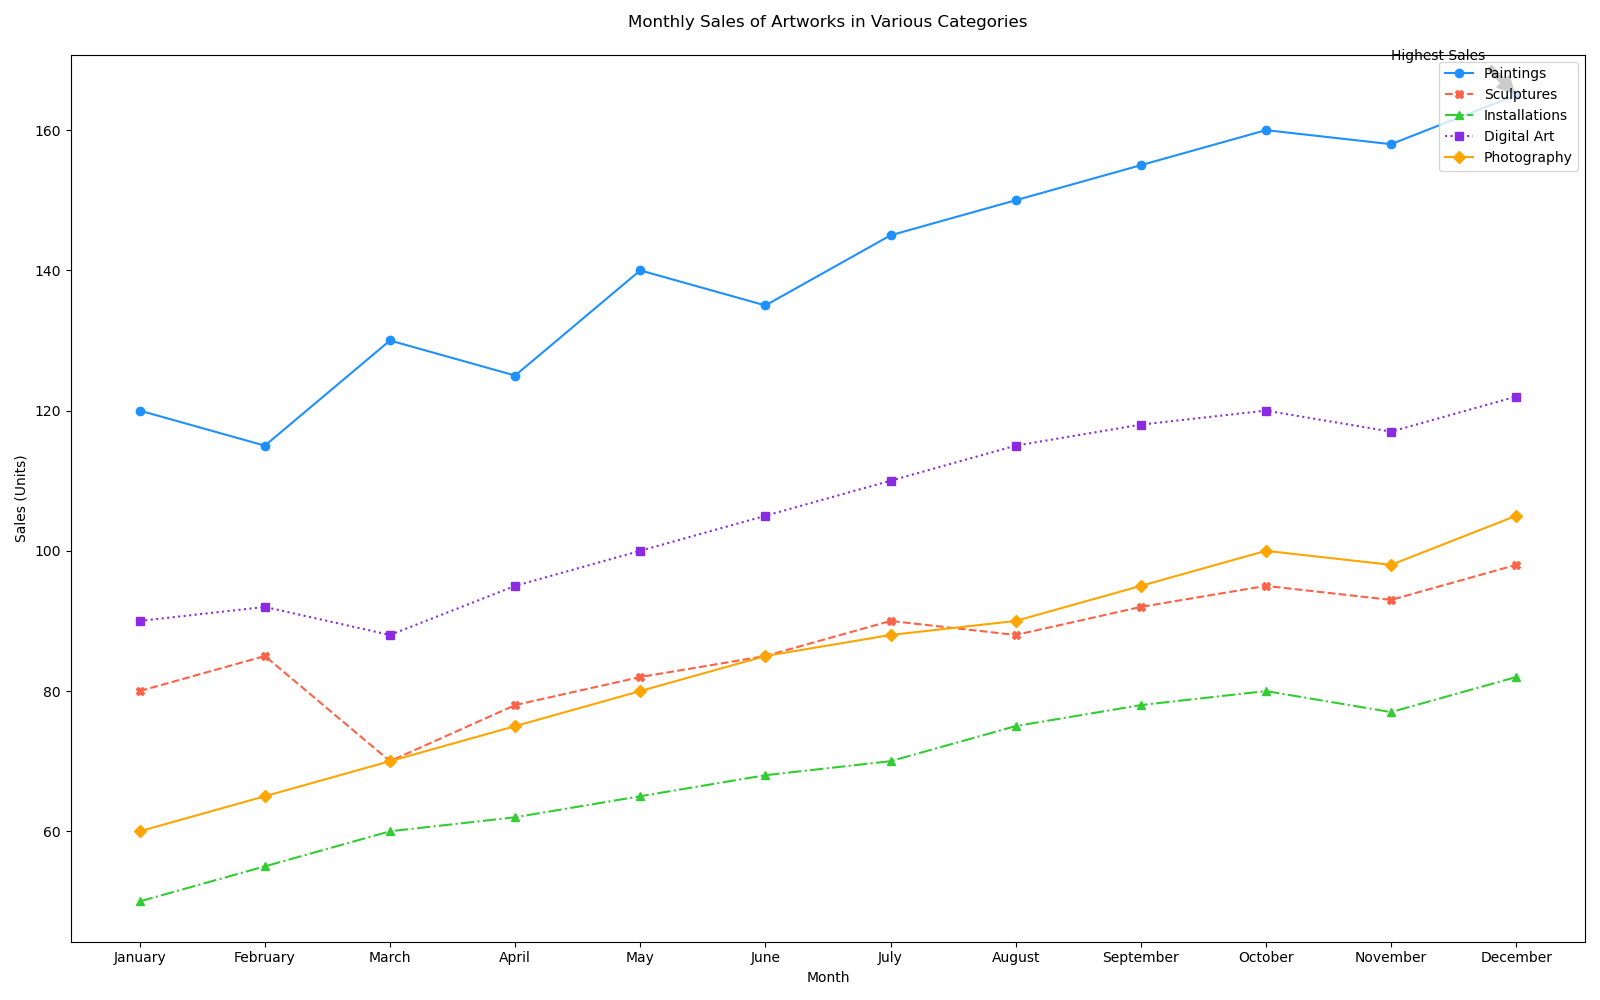

Source code (Python):

import matplotlib.pyplot as plt

# Data from the table
data = [
    {'Month': 'January', 'Paintings': 120, 'Sculptures': 80, 'Installations': 50, 'Digital Art': 90, 'Photography': 60},
    {'Month': 'February', 'Paintings': 115, 'Sculptures': 85, 'Installations': 55, 'Digital Art': 92, 'Photography': 65},
    {'Month': 'March', 'Paintings': 130, 'Sculptures': 70, 'Installations': 60, 'Digital Art': 88, 'Photography': 70},
    {'Month': 'April', 'Paintings': 125, 'Sculptures': 78, 'Installations': 62, 'Digital Art': 95, 'Photography': 75},
    {'Month': 'May', 'Paintings': 140, 'Sculptures': 82, 'Installations': 65, 'Digital Art': 100, 'Photography': 80},
    {'Month': 'June', 'Paintings': 135, 'Sculptures': 85, 'Installations': 68, 'Digital Art': 105, 'Photography': 85},
    {'Month': 'July', 'Paintings': 145, 'Sculptures': 90, 'Installations': 70, 'Digital Art': 110, 'Photography': 88},
    {'Month': 'August', 'Paintings': 150, 'Sculptures': 88, 'Installations': 75, 'Digital Art': 115, 'Photography': 90},
    {'Month': 'September', 'Paintings': 155, 'Sculptures': 92, 'Installations': 78, 'Digital Art': 118, 'Photography': 95},
    {'Month': 'October', 'Paintings': 160, 'Sculptures': 95, 'Installations': 80, 'Digital Art': 120, 'Photography': 100},
    {'Month': 'November', 'Paintings': 158, 'Sculptures': 93, 'Installations': 77, 'Digital Art': 117, 'Photography': 98},
    {'Month': 'December', 'Paintings': 165, 'Sculptures': 98, 'Installations': 82, 'Digital Art': 122, 'Photography': 105}
]

# Extracting months
months = [record['Month'] for record in data]

# Extracting data for each type of art
paintings = [record['Paintings'] for record in data]
sculptures = [record['Sculptures'] for record in data]
installations = [record['Installations'] for record in data]
digital_art = [record['Digital Art'] for record in data]
photography = [record['Photography'] for record in data]

# Start plotting
plt.figure(figsize=(16, 10))

# Plotting each type of art
plt.plot(months, paintings, label='Paintings', marker='o', linestyle='-', color='#1e90ff')
plt.plot(months, sculptures, label='Sculptures', marker='X', linestyle='--', color='#ff6347')
plt.plot(months, installations, label='Installations', marker='^', linestyle='-.', color='#32cd32')
plt.plot(months, digital_art, label='Digital Art', marker='s', linestyle=':', color='#8a2be2')
plt.plot(months, photography, label='Photography', marker='D', linestyle='-', color='#ffa500')

# Adding titles and labels
plt.title('Monthly Sales of Artworks in Various Categories', pad=20)
plt.xlabel('Month')
plt.ylabel('Sales (Units)')

# Add a legend
plt.legend(loc='upper right')

# Annotate a specific data point
plt.annotate('Highest Sales', xy=('December', 165), xytext=('November', 170),
             arrowprops=dict(facecolor='black', shrink=0.05))

# Improve layout
plt.tight_layout()

# Display the plot
plt.show()
